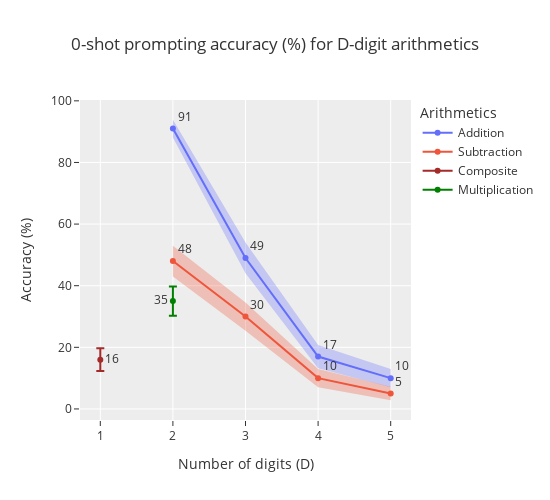
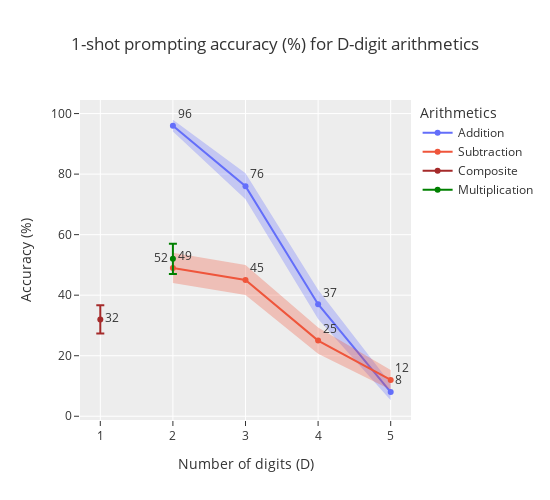
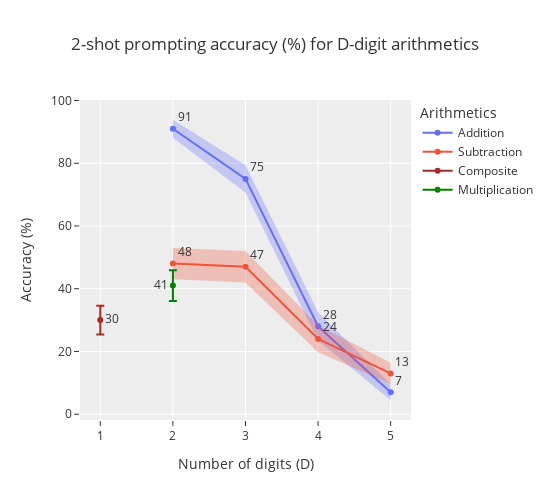
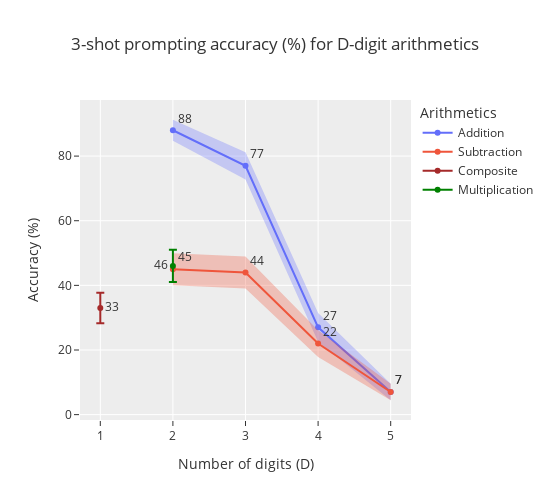

These figures' notebook cell, in order:
### Code cell
for n_shots, fig in one_step_figs.items():
    fig.show()

### Figure 1 — Plotly figure (JSON) as saved in the notebook; plotly's stock layout.template omitted (floating-point values rounded to 4 significant figures)
{"data": [{"fill": "toself", "fillcolor": "rgba(99,110,250,.3)", "hoverinfo": "skip", "legendgroup": "Addition", "line": {"color": "rgba(255,255,255,0)"}, "showlegend": false, "textposition": "top right", "type": "scatter", "x": [2, 3, 4, 5, 5, 4, 3, 2], "xaxis": "x", "y": [93.86, 54.0, 20.76, 13, 7, 13.24, 44.0, 88.14], "yaxis": "y"}, {"hovertemplate": "Mode=Addition<br>n_digits=%{x}<br>n_correct=%{text}<extra></extra>", "legendgroup": "Addition", "line": {"color": "#636efa", "dash": "solid"}, "marker": {"symbol": "circle"}, "mode": "markers+text+lines", "name": "Addition", "orientation": "v", "showlegend": true, "text": [91, 49, 17, 10], "textposition": "top right", "type": "scatter", "x": [2, 3, 4, 5], "xaxis": "x", "y": [91, 49, 17, 10], "yaxis": "y"}, {"fill": "toself", "fillcolor": "rgba(239,85,59,.3)", "hoverinfo": "skip", "legendgroup": "Subtraction", "line": {"color": "rgba(255,255,255,0)"}, "showlegend": false, "textposition": "top right", "type": "scatter", "x": [2, 3, 4, 5, 5, 4, 3, 2], "xaxis": "x", "y": [53.0, 34.58, 13, 7.179, 2.821, 7, 25.42, 43.0], "yaxis": "y"}, {"hovertemplate": "Mode=Subtraction<br>n_digits=%{x}<br>n_correct=%{text}<extra></extra>", "legendgroup": "Subtraction", "line": {"color": "#EF553B", "dash": "solid"}, "marker": {"symbol": "circle"}, "mode": "markers+text+lines", "name": "Subtraction", "orientation": "v", "showlegend": true, "text": [48, 30, 10, 5], "textposition": "top right", "type": "scatter", "x": [2, 3, 4, 5], "xaxis": "x", "y": [48, 30, 10, 5], "yaxis": "y"}, {"error_y": {"array": [3.666], "type": "data", "visible": true}, "marker": {"color": "brown"}, "mode": "lines+markers+text", "name": "Composite", "text": ["16"], "textposition": "middle right", "type": "scatter", "x": [1], "y": [16]}, {"error_y": {"array": [4.77], "type": "data", "visible": true}, "marker": {"color": "green"}, "mode": "lines+markers+text", "name": "Multiplication", "text": ["35"], "textposition": "middle left", "type": "scatter", "x": [2], "y": [35]}], "layout": {"height": 500, "hovermode": "x", "legend": {"title": {"text": "Arithmetics"}, "tracegroupgap": 0}, "title": {"text": "0-shot prompting accuracy (%) for D-digit arithmetics"}, "width": 550, "xaxis": {"anchor": "y", "domain": [0, 1], "title": {"text": "Number of digits (D)"}}, "yaxis": {"anchor": "x", "domain": [0, 1], "title": {"text": "Accuracy (%)"}}}}

### Figure 2 — Plotly figure (JSON) as saved in the notebook; plotly's stock layout.template omitted (floating-point values rounded to 4 significant figures)
{"data": [{"fill": "toself", "fillcolor": "rgba(99,110,250,.3)", "hoverinfo": "skip", "legendgroup": "Addition", "line": {"color": "rgba(255,255,255,0)"}, "showlegend": false, "textposition": "top right", "type": "scatter", "x": [2, 3, 4, 5, 5, 4, 3, 2], "xaxis": "x", "y": [97.96, 80.27, 41.83, 10.71, 5.287, 32.17, 71.73, 94.04], "yaxis": "y"}, {"hovertemplate": "Mode=Addition<br>n_digits=%{x}<br>n_correct=%{text}<extra></extra>", "legendgroup": "Addition", "line": {"color": "#636efa", "dash": "solid"}, "marker": {"symbol": "circle"}, "mode": "markers+text+lines", "name": "Addition", "orientation": "v", "showlegend": true, "text": [96, 76, 37, 8], "textposition": "top right", "type": "scatter", "x": [2, 3, 4, 5], "xaxis": "x", "y": [96, 76, 37, 8], "yaxis": "y"}, {"fill": "toself", "fillcolor": "rgba(239,85,59,.3)", "hoverinfo": "skip", "legendgroup": "Subtraction", "line": {"color": "rgba(255,255,255,0)"}, "showlegend": false, "textposition": "top right", "type": "scatter", "x": [2, 3, 4, 5, 5, 4, 3, 2], "xaxis": "x", "y": [54.0, 49.97, 29.33, 15.25, 8.75, 20.67, 40.03, 44.0], "yaxis": "y"}, {"hovertemplate": "Mode=Subtraction<br>n_digits=%{x}<br>n_correct=%{text}<extra></extra>", "legendgroup": "Subtraction", "line": {"color": "#EF553B", "dash": "solid"}, "marker": {"symbol": "circle"}, "mode": "markers+text+lines", "name": "Subtraction", "orientation": "v", "showlegend": true, "text": [49, 45, 25, 12], "textposition": "top right", "type": "scatter", "x": [2, 3, 4, 5], "xaxis": "x", "y": [49, 45, 25, 12], "yaxis": "y"}, {"error_y": {"array": [4.665], "type": "data", "visible": true}, "marker": {"color": "brown"}, "mode": "lines+markers+text", "name": "Composite", "text": ["32"], "textposition": "middle right", "type": "scatter", "x": [1], "y": [32]}, {"error_y": {"array": [4.996], "type": "data", "visible": true}, "marker": {"color": "green"}, "mode": "lines+markers+text", "name": "Multiplication", "text": ["52"], "textposition": "middle left", "type": "scatter", "x": [2], "y": [52]}], "layout": {"height": 500, "hovermode": "x", "legend": {"title": {"text": "Arithmetics"}, "tracegroupgap": 0}, "title": {"text": "1-shot prompting accuracy (%) for D-digit arithmetics"}, "width": 550, "xaxis": {"anchor": "y", "domain": [0, 1], "title": {"text": "Number of digits (D)"}}, "yaxis": {"anchor": "x", "domain": [0, 1], "title": {"text": "Accuracy (%)"}}}}

### Figure 3 — Plotly figure (JSON) as saved in the notebook; plotly's stock layout.template omitted (floating-point values rounded to 4 significant figures)
{"data": [{"fill": "toself", "fillcolor": "rgba(99,110,250,.3)", "hoverinfo": "skip", "legendgroup": "Addition", "line": {"color": "rgba(255,255,255,0)"}, "showlegend": false, "textposition": "top right", "type": "scatter", "x": [2, 3, 4, 5, 5, 4, 3, 2], "xaxis": "x", "y": [93.86, 79.33, 32.49, 9.551, 4.449, 23.51, 70.67, 88.14], "yaxis": "y"}, {"hovertemplate": "Mode=Addition<br>n_digits=%{x}<br>n_correct=%{text}<extra></extra>", "legendgroup": "Addition", "line": {"color": "#636efa", "dash": "solid"}, "marker": {"symbol": "circle"}, "mode": "markers+text+lines", "name": "Addition", "orientation": "v", "showlegend": true, "text": [91, 75, 28, 7], "textposition": "top right", "type": "scatter", "x": [2, 3, 4, 5], "xaxis": "x", "y": [91, 75, 28, 7], "yaxis": "y"}, {"fill": "toself", "fillcolor": "rgba(239,85,59,.3)", "hoverinfo": "skip", "legendgroup": "Subtraction", "line": {"color": "rgba(255,255,255,0)"}, "showlegend": false, "textposition": "top right", "type": "scatter", "x": [2, 3, 4, 5, 5, 4, 3, 2], "xaxis": "x", "y": [53.0, 51.99, 28.27, 16.36, 9.637, 19.73, 42.01, 43.0], "yaxis": "y"}, {"hovertemplate": "Mode=Subtraction<br>n_digits=%{x}<br>n_correct=%{text}<extra></extra>", "legendgroup": "Subtraction", "line": {"color": "#EF553B", "dash": "solid"}, "marker": {"symbol": "circle"}, "mode": "markers+text+lines", "name": "Subtraction", "orientation": "v", "showlegend": true, "text": [48, 47, 24, 13], "textposition": "top right", "type": "scatter", "x": [2, 3, 4, 5], "xaxis": "x", "y": [48, 47, 24, 13], "yaxis": "y"}, {"error_y": {"array": [4.583], "type": "data", "visible": true}, "marker": {"color": "brown"}, "mode": "lines+markers+text", "name": "Composite", "text": ["30"], "textposition": "middle right", "type": "scatter", "x": [1], "y": [30]}, {"error_y": {"array": [4.918], "type": "data", "visible": true}, "marker": {"color": "green"}, "mode": "lines+markers+text", "name": "Multiplication", "text": ["41"], "textposition": "middle left", "type": "scatter", "x": [2], "y": [41]}], "layout": {"height": 500, "hovermode": "x", "legend": {"title": {"text": "Arithmetics"}, "tracegroupgap": 0}, "title": {"text": "2-shot prompting accuracy (%) for D-digit arithmetics"}, "width": 550, "xaxis": {"anchor": "y", "domain": [0, 1], "title": {"text": "Number of digits (D)"}}, "yaxis": {"anchor": "x", "domain": [0, 1], "title": {"text": "Accuracy (%)"}}}}

### Figure 4 — Plotly figure (JSON) as saved in the notebook; plotly's stock layout.template omitted (floating-point values rounded to 4 significant figures)
{"data": [{"fill": "toself", "fillcolor": "rgba(99,110,250,.3)", "hoverinfo": "skip", "legendgroup": "Addition", "line": {"color": "rgba(255,255,255,0)"}, "showlegend": false, "textposition": "top right", "type": "scatter", "x": [2, 3, 4, 5, 5, 4, 3, 2], "xaxis": "x", "y": [91.25, 81.21, 31.44, 9.551, 4.449, 22.56, 72.79, 84.75], "yaxis": "y"}, {"hovertemplate": "Mode=Addition<br>n_digits=%{x}<br>n_correct=%{text}<extra></extra>", "legendgroup": "Addition", "line": {"color": "#636efa", "dash": "solid"}, "marker": {"symbol": "circle"}, "mode": "markers+text+lines", "name": "Addition", "orientation": "v", "showlegend": true, "text": [88, 77, 27, 7], "textposition": "top right", "type": "scatter", "x": [2, 3, 4, 5], "xaxis": "x", "y": [88, 77, 27, 7], "yaxis": "y"}, {"fill": "toself", "fillcolor": "rgba(239,85,59,.3)", "hoverinfo": "skip", "legendgroup": "Subtraction", "line": {"color": "rgba(255,255,255,0)"}, "showlegend": false, "textposition": "top right", "type": "scatter", "x": [2, 3, 4, 5, 5, 4, 3, 2], "xaxis": "x", "y": [49.97, 48.96, 26.14, 9.551, 4.449, 17.86, 39.04, 40.03], "yaxis": "y"}, {"hovertemplate": "Mode=Subtraction<br>n_digits=%{x}<br>n_correct=%{text}<extra></extra>", "legendgroup": "Subtraction", "line": {"color": "#EF553B", "dash": "solid"}, "marker": {"symbol": "circle"}, "mode": "markers+text+lines", "name": "Subtraction", "orientation": "v", "showlegend": true, "text": [45, 44, 22, 7], "textposition": "top right", "type": "scatter", "x": [2, 3, 4, 5], "xaxis": "x", "y": [45, 44, 22, 7], "yaxis": "y"}, {"error_y": {"array": [4.702], "type": "data", "visible": true}, "marker": {"color": "brown"}, "mode": "lines+markers+text", "name": "Composite", "text": ["33"], "textposition": "middle right", "type": "scatter", "x": [1], "y": [33]}, {"error_y": {"array": [4.984], "type": "data", "visible": true}, "marker": {"color": "green"}, "mode": "lines+markers+text", "name": "Multiplication", "text": ["46"], "textposition": "middle left", "type": "scatter", "x": [2], "y": [46]}], "layout": {"height": 500, "hovermode": "x", "legend": {"title": {"text": "Arithmetics"}, "tracegroupgap": 0}, "title": {"text": "3-shot prompting accuracy (%) for D-digit arithmetics"}, "width": 550, "xaxis": {"anchor": "y", "domain": [0, 1], "title": {"text": "Number of digits (D)"}}, "yaxis": {"anchor": "x", "domain": [0, 1], "title": {"text": "Accuracy (%)"}}}}
